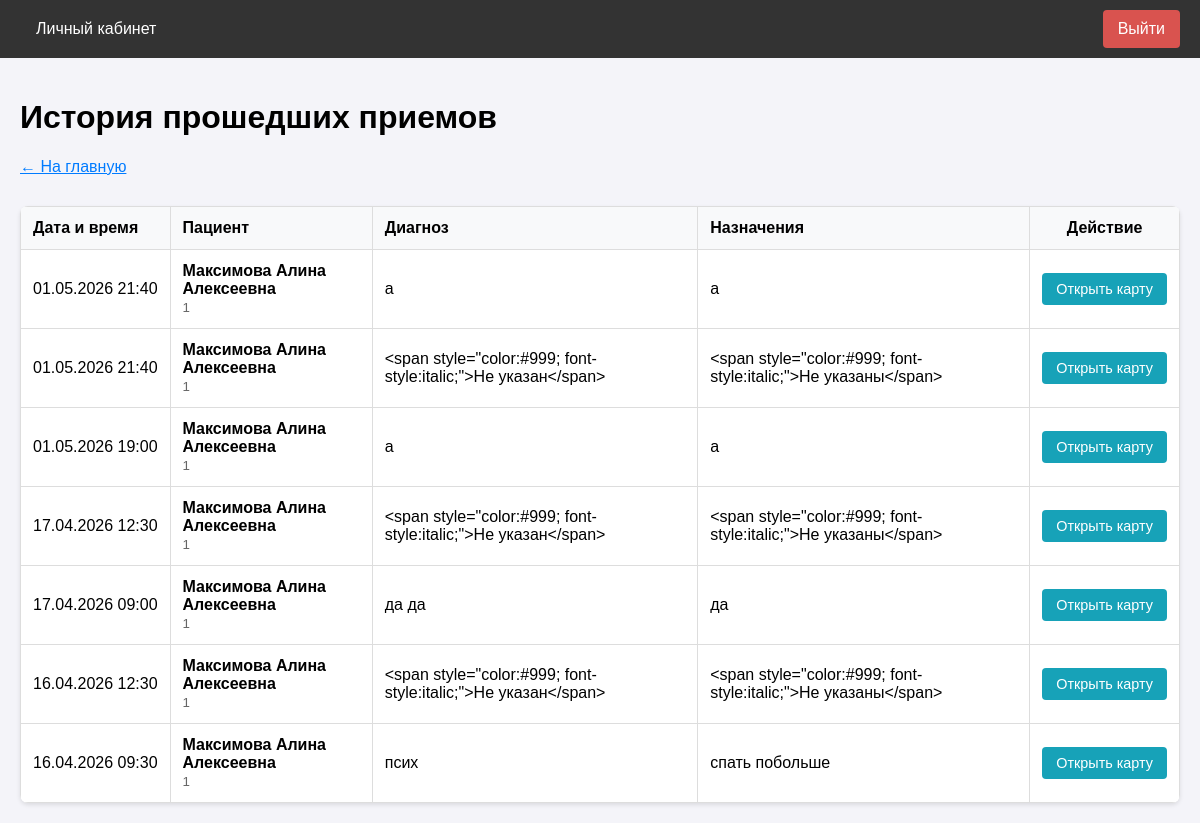
Page /doctor/past-appointments (signed in) on the earlier database version.
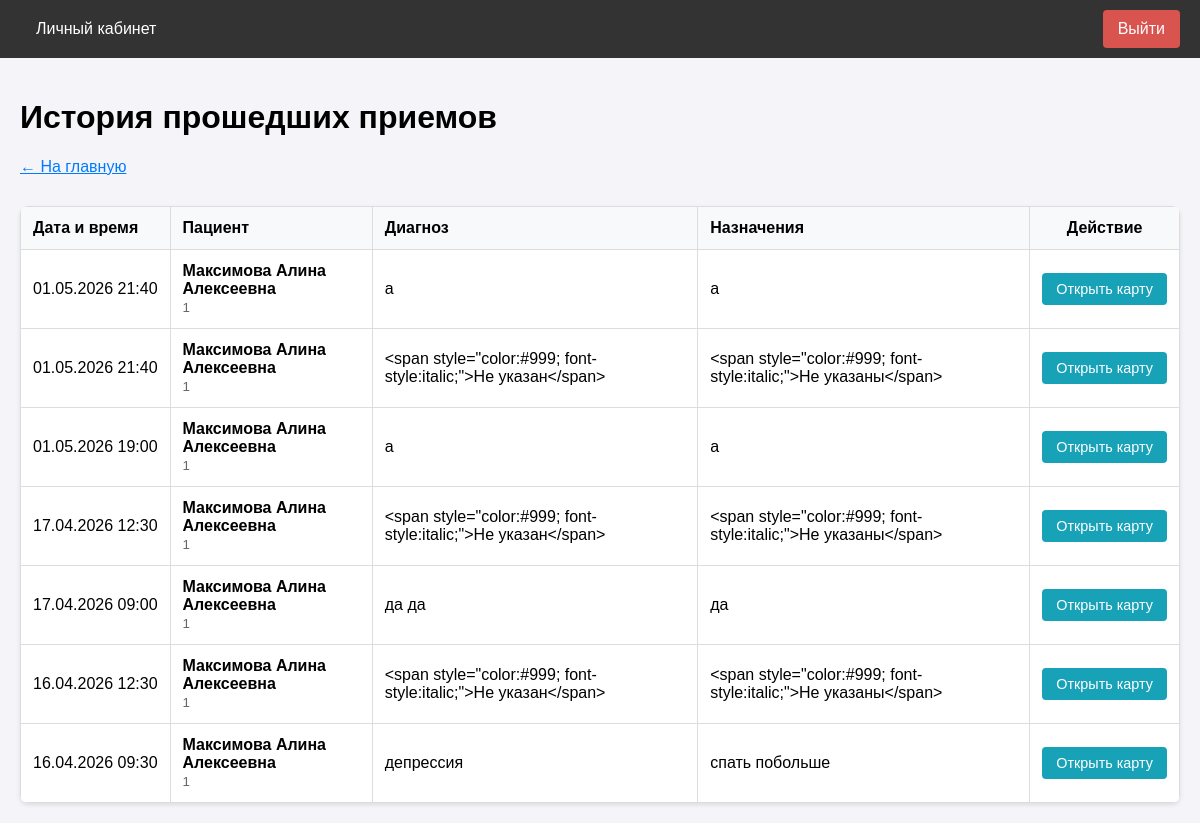
Same page on the later database version.
### app/models.py (models this page shows, shortened)
class Appointment(db.Model):
    __tablename__ = 'appointments'
    id = db.Column(db.Integer, primary_key=True)
    patient_id = db.Column(db.Integer, db.ForeignKey('users.id'), nullable=False)
    doctor_id = db.Column(db.Integer, db.ForeignKey('users.id'), nullable=False)
    slot_id = db.Column(db.Integer, db.ForeignKey('schedule_slots.id'), nullable=False)
    status = db.Column(db.String(20), default='scheduled') # scheduled, completed, cancelled
    created_at = db.Column(db.DateTime, default=datetime.utcnow)
    diagnosis = db.Column(db.Text, nullable=True)
    prescription = db.Column(db.Text, nullable=True)

class ScheduleSlot(db.Model):
    __tablename__ = 'schedule_slots'
    id = db.Column(db.Integer, primary_key=True)
    doctor_id = db.Column(db.Integer, db.ForeignKey('users.id'), nullable=False)
    start_time = db.Column(db.DateTime, nullable=False, index=True)
    end_time = db.Column(db.DateTime, nullable=False)
    is_available = db.Column(db.Boolean, default=True) # True - свободно, False - занято/отменено
    appointment = db.relationship('Appointment', uselist=False, backref='slot')

class User(UserMixin, db.Model):
    __tablename__ = 'users'
    id = db.Column(db.Integer, primary_key=True)
    username = db.Column(db.String(64), index=True, unique=True)
    email = db.Column(db.String(120), index=True, unique=True)
    phone = db.Column(db.String(20), index=True, unique=True)
    password_hash = db.Column(db.String(256))
    role = db.Column(db.String(20), index=True, default='patient')
    specialty = db.Column(db.String(100), nullable=True) # Для врача
    office_number = db.Column(db.String(10), nullable=True) # Для врача
    oms_number = db.Column(db.String(20), nullable=True) # Для пациента
    created_at = db.Column(db.DateTime, default=datetime.utcnow)
    appointments_as_patient = db.relationship('Appointment', foreign_keys='Appointment.patient_id', backref='patient', lazy='dynamic')
    appointments_as_doctor = db.relationship('Appointment', foreign_keys='Appointment.doctor_id', backref='doctor', lazy='dynamic')
    schedule_slots = db.relationship('ScheduleSlot', backref='doctor', lazy='dynamic')
    action_logs = db.relationship('ActionLog', backref='user', lazy='dynamic')

### app/doctor/routes.py (the view)
@bp.route('/past-appointments')
@login_required
@role_required('doctor')
def past_appointments():
    now = datetime.now()
    past_appts = Appointment.query.join(ScheduleSlot, Appointment.slot_id == ScheduleSlot.id)\
        .filter(
            Appointment.doctor_id == current_user.id,
            ScheduleSlot.start_time < now
        )\
        .order_by(ScheduleSlot.start_time.desc())\
        .all()
    return render_template('doctor/past_appointments.html', title='Прошедшие приемы', appointments=past_appts)

### app/models.py (called while the page is built)
@login_manager.user_loader
def load_user(user_id):
    return User.query.get(int(user_id))

### app/utils.py (called while the page is built)
def role_required(role):
    def decorator(f):
        @wraps(f)
        def decorated_function(*args, **kwargs):
            if not current_user.is_authenticated:
                return redirect(url_for('auth.login'))
            if current_user.role != role:
                flash('У вас нет доступа к этой странице.')
                return redirect(url_for('main.index'))
            return f(*args, **kwargs)
        return decorated_function
    return decorator

### app/templates/doctor/past_appointments.html
{% extends "base.html" %}
{% block content %}
<h1>История прошедших приемов</h1>
<a href="{{ url_for('doctor.dashboard') }}" style="color:#007bff; margin-bottom:20px; display:inline-block;">← На главную</a>
{% if appointments %}
<div style="overflow-x: auto; background:white; border-radius:8px; box-shadow:0 2px 4px rgba(0,0,0,0.1); margin-top: 10px;">
    <table style="width:100%; border-collapse:collapse; min-width: 850px;">
        <tr style="background:#f8f9fa;">
            <th style="border:1px solid #ddd; padding:12px; text-align:left; white-space: nowrap;">Дата и время</th>
            <th style="border:1px solid #ddd; padding:12px; text-align:left;">Пациент</th>
            <th style="border:1px solid #ddd; padding:12px; text-align:left;">Диагноз</th>
            <th style="border:1px solid #ddd; padding:12px; text-align:left;">Назначения</th>
            <th style="border:1px solid #ddd; padding:12px; text-align:center; white-space: nowrap;">Действие</th>
        </tr>
        {% for appt in appointments %}
        <tr>
            <td style="border:1px solid #ddd; padding:12px; white-space:nowrap;">
                {{ appt.slot.start_time.strftime('%d.%m.%Y %H:%M') }}
            </td>
            <td style="border:1px solid #ddd; padding:12px;">
                <strong>{{ appt.patient.username }}</strong><br>
                <small style="color:#666;">{{ appt.patient.phone }}</small>
            </td>
            <td style="border:1px solid #ddd; padding:12px;">
                {{ appt.diagnosis or '<span style="color:#999; font-style:italic;">Не указан</span>' }}
            </td>
            <td style="border:1px solid #ddd; padding:12px;">
                {{ appt.prescription or '<span style="color:#999; font-style:italic;">Не указаны</span>' }}
            </td>
            <td style="border:1px solid #ddd; padding:12px; text-align:center; white-space: nowrap;">
                <a href="{{ url_for('doctor.edit_appointment', appointment_id=appt.id) }}"
                   style="display: inline-block; background:#17a2b8; color:white; padding:8px 14px; border-radius:4px; text-decoration:none; font-size:0.9em;">
                   Открыть карту
                </a>
            </td>
        </tr>
        {% endfor %}
    </table>
</div>
{% else %}
<div style="background:white; padding:40px; text-align:center; border-radius:8px; margin-top:20px;">
    <p style="font-size:1.1em; color:#666;">У вас пока нет прошедших приемов.</p>
</div>
{% endif %}
{% endblock %}

Differences in the rows shown:
changed Appointment "спать побольше": diagnosis "псих" → "депрессия"
